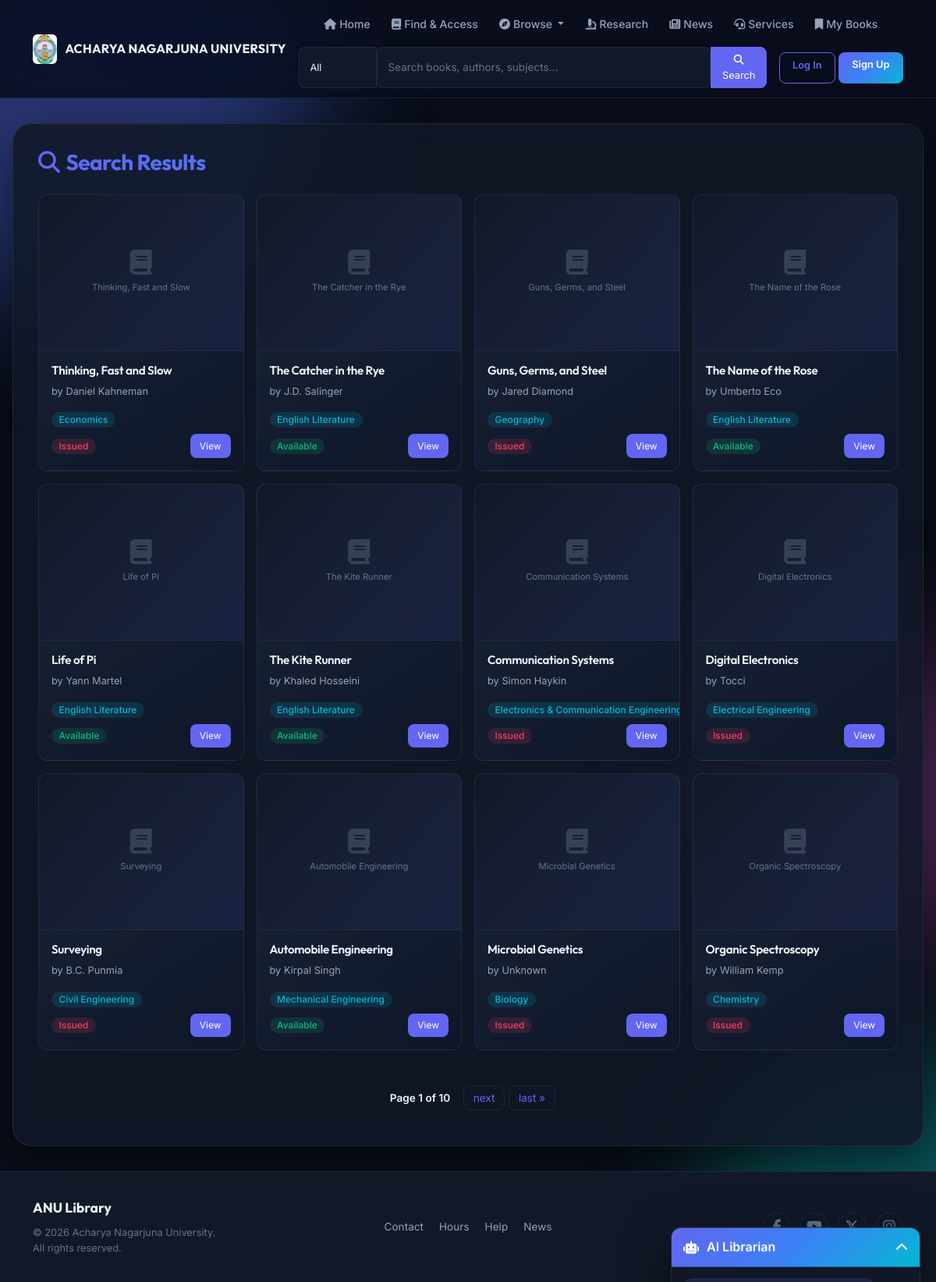
The app's page /search/ with its own data.
### portal/models.py (models this page shows, shortened)
class Book(models.Model):
    title = models.CharField(max_length=255, db_index=True)
    author = models.CharField(max_length=255, blank=True, db_index=True)
    department = models.ForeignKey(Department, on_delete=models.SET_NULL, null=True, blank=True, db_index=True)
    category = models.ForeignKey(BookCategory, on_delete=models.SET_NULL, null=True, blank=True, db_index=True)
    subject = models.CharField(max_length=255, blank=True, db_index=True)
    isbn = models.CharField(max_length=20, unique=True, blank=True, db_index=True)
    edition = models.CharField(max_length=50, blank=True)
    publication_year = models.PositiveIntegerField(null=True, blank=True)
    language = models.CharField(max_length=50, blank=True)
    book_type = models.CharField(max_length=50, blank=True)
    barcode = models.CharField(max_length=50, unique=True, null=True, blank=True)
    publisher = models.CharField(max_length=255, blank=True)
    shelf_no = models.CharField(max_length=50, blank=True)
    rack_number = models.CharField(max_length=50, blank=True)
    total_copies = models.PositiveIntegerField(default=1)
    available_copies = models.PositiveIntegerField(default=1)
    cover_image = models.ImageField(upload_to='book_covers/', blank=True, null=True)
    description = models.TextField(blank=True)
    is_trending = models.BooleanField(default=False)
    is_classic = models.BooleanField(default=False)
    is_romance = models.BooleanField(default=False)
    is_kids = models.BooleanField(default=False)
    is_thriller = models.BooleanField(default=False)
    created_at = models.DateTimeField(auto_now_add=True)

class Department(models.Model):
    name = models.CharField(max_length=100)
    code = models.CharField(max_length=10, unique=True, blank=True)
    description = models.TextField(blank=True)
    is_active = models.BooleanField(default=True)

### portal/views.py (the view)
# urls.py: path('search/', views.search_view, name='search'),
def search_view(request: HttpRequest):
    query = request.GET.get('q', '')
    if query:
        books = None
        if HAS_POSTGRES_SEARCH:
            try:
                vector = SearchVector('title', weight='A') + SearchVector('author', weight='B') + SearchVector('subject', weight='C')
                search_query = SearchQuery(query, search_type='plain')
                books = (
                    Book.objects
                    .annotate(search=vector, rank=SearchRank(vector, search_query))
                    .filter(rank__gte=0.01)
                    .order_by('-rank', '-created_at')
                )
                if not books.exists():
                    books = None
            except Exception:
                books = None
        if books is None:
            books = Book.objects.filter(
                Q(title__icontains=query) | Q(author__icontains=query) | Q(subject__icontains=query)
            ).order_by('-created_at')
    else:
        books = Book.objects.all().order_by('-created_at')
    paginator = Paginator(books, 12)
    page_number = request.GET.get('page')
    page_obj = paginator.get_page(page_number)
    context = {'page_obj': page_obj, 'results': page_obj.object_list, 'query': query}
    return render(request, 'portal/search_results.html', context)

### templates/portal/search_results.html (shortened to what this page needs)
{% extends 'portal/base.html' %}
{% block content %}
<div class="app-view">
  <div class="mb-4">
    <h1 style="font-size:1.75rem;background:var(--gradient-hero);-webkit-background-clip:text;-webkit-text-fill-color:transparent;background-clip:text;">
      <i class="fa-solid fa-search me-2"></i>Search Results
    </h1>
  </div>
  {% if results %}
  <div class="row g-3 search-results">
    {% for book in results %}
    <div class="col-lg-3 col-md-4 col-6">
      <div class="card h-100">
        {% if book.cover_image %}
          <img src="{{ book.cover_image.url }}" class="card-img-top" alt="{{ book.title }}">
        {% else %}
          <div class="card-img-top d-flex align-items-center justify-content-center"
               style="height:200px;background:linear-gradient(135deg, var(--bg-secondary), rgba(99,102,241,0.1));">
            <div class="text-center px-2">
              <i class="fa-solid fa-book fa-2x mb-2" style="color:var(--text-muted);opacity:0.4;"></i>
              <p style="font-size:0.7rem;color:var(--text-muted);margin:0;">{{ book.title|truncatechars:40 }}</p>
            </div>
          </div>
        {% endif %}
        <div class="card-body d-flex flex-column">
          <h5 class="card-title" style="font-size:0.95rem;">{{ book.title|truncatechars:45 }}</h5>
          <p class="card-text" style="font-size:0.8rem;">by {{ book.author|truncatechars:25 }}</p>
          {% if book.department %}
            <span class="badge bg-info mb-2" style="width:fit-content;">{{ book.department.name }}</span>
          {% endif %}
          <div class="mt-auto d-flex justify-content-between align-items-center">
            {% if book.available_copies > 0 %}
              <span class="badge bg-success">Available</span>
            {% else %}
              <span class="badge bg-danger">Issued</span>
            {% endif %}
            <a href="{% url 'book_detail' book.pk %}" class="book-btn">View</a>
          </div>
        </div>
      </div>
    </div>
    {% endfor %}
  </div>
  {% if page_obj.paginator.num_pages > 1 %}
  <div class="pagination">
    <span class="step-links">
      <span class="current">Page {{ page_obj.number }} of {{ page_obj.paginator.num_pages }}</span>
      {% if page_obj.has_next %}
        <a href="?q={{ query }}&page={{ page_obj.next_page_number }}">next</a>
        <a href="?q={{ query }}&page={{ page_obj.paginator.num_pages }}">last &raquo;</a>
      {% endif %}
    </span>
  </div>
  {% endif %}
  {% else %}
  <div class="text-center py-5">
    <i class="fa-solid fa-magnifying-glass fa-3x mb-3" style="color:var(--text-muted);opacity:0.3;"></i>
    <p class="text-muted">No results found{% if query %} for "{{ query }}"{% endif %}. Try a different search term.</p>
  </div>
  {% endif %}
</div>
{% endblock %}

### templates/portal/base.html (style rules this page uses)
:root { --bg-primary: #0a0e1a; --bg-secondary: #111827; --bg-card: rgba(17, 24, 39, 0.85); --bg-card-hover: rgba(30, 41, 59, 0.95); --bg-glass: rgba(15, 23, 42, 0.6); --text-primary: #f1f5f9; --text-secondary: #94a3b8; --text-muted: #64748b; --border-color: rgba(148, 163, 184, 0.12); --border-glow: rgba(99, 102, 241, 0.3); --accent-indigo: #6366f1; --accent-blue: #3b82f6; --accent-cyan: #06b6d4; --accent-emerald: #10b981; --accent-amber: #f59e0b; --accent-rose: #f43f5e; --accent-violet: #8b5cf6; --gradient-hero: linear-gradient(135deg, #6366f1 0%, #3b82f6 50%, #06b6d4 100%); --gradient-card: linear-gradient(145deg, rgba(30,41,59,0.8), rgba(15,23,42,0.9)); --gradient-surface: linear-gradient(180deg, rgba(17,24,39,0.95) 0%, rgba(10,14,26,1) 100%); --shadow-sm: 0 2px 8px rgba(0,0,0,0.3); --shadow-md: 0 8px 32px rgba(0,0,0,0.4); --shadow-lg: 0 20px 60px rgba(0,0,0,0.5); --shadow-glow: 0 0 40px rgba(99,102,241,0.15); --radius-sm: 8px; --radius-md: 12px; --radius-lg: 16px; --radius-xl: 24px; }
* { box-sizing: border-box; margin: 0; padding: 0; }
body { font-family: 'Inter', system-ui, -apple-system, sans-serif; min-height: 100vh; color: var(--text-primary); background: var(--bg-primary); overflow-x: hidden; line-height: 1.6; }
h1, h2, h3, h4, h5, h6 { font-family: 'Outfit', 'Inter', sans-serif; font-weight: 700; letter-spacing: -0.02em; }
.book-btn { padding: 0.35rem 0.75rem; font-size: 0.75rem; border-radius: var(--radius-sm); background: var(--accent-indigo); border: none; color: #fff; text-decoration: none; transition: all 0.2s; }
.pagination { display: flex; justify-content: center; align-items: center; gap: 0.5rem; margin-top: 2rem; padding: 1rem; }
.pagination a { color: var(--accent-indigo); text-decoration: none; padding: 0.45rem 0.75rem; border: 1px solid var(--border-color); border-radius: var(--radius-sm); transition: all 0.2s; font-size: 0.85rem; }
.pagination .current { font-weight: 600; color: var(--text-primary); padding: 0.45rem 0.75rem; font-size: 0.85rem; }
.search-results .card { background: var(--gradient-card) !important; border: 1px solid var(--border-color) !important; border-radius: var(--radius-md) !important; transition: all 0.3s; overflow: hidden; }
.search-results .card-img-top { height: 200px; object-fit: cover; border-bottom: 1px solid var(--border-color); }
.search-results .card-body { padding: 1rem; }
.search-results .card-title { color: var(--text-primary); font-weight: 600; }
.search-results .card-text { color: var(--text-secondary); }
.badge { font-size: 0.75rem; padding: 0.25rem 0.6rem; border-radius: 20px; font-weight: 500; }
.badge.bg-success { background: rgba(16,185,129,0.15) !important; color: var(--accent-emerald) !important; }
.badge.bg-danger { background: rgba(244,63,94,0.15) !important; color: var(--accent-rose) !important; }
.badge.bg-info { background: rgba(6,182,212,0.15) !important; color: var(--accent-cyan) !important; }
.card { background: var(--gradient-card); border: 1px solid var(--border-color); }
.card-body { color: var(--text-primary); }
.app-view { animation: fadeInUp 0.5s ease-out; }

### records on screen
Book: title "Thinking, Fast and Slow", author "Daniel Kahneman", department.name "Economics", available_copies "Issued"
Book: title "The Catcher in the Rye", author "J.D. Salinger", department.name "English Literature", available_copies "Available"
Book: title "Guns, Germs, and Steel", author "Jared Diamond", department.name "Geography", available_copies "Issued"
Book: title "The Name of the Rose", author "Umberto Eco", department.name "English Literature", available_copies "Available"
Book: title "Life of Pi", author "Yann Martel", department.name "English Literature", available_copies "Available"
Book: title "The Kite Runner", author "Khaled Hosseini", department.name "English Literature", available_copies "Available"
Book: title "Communication Systems", author "Simon Haykin", department.name "Electronics & Communication…", available_copies "Issued"
Book: title "Digital Electronics", author "Tocci", department.name "Electrical Engineering", available_copies "Issued"
Book: title "Surveying", author "B.C. Punmia", department.name "Civil Engineering", available_copies "Issued"
Book: title "Automobile Engineering", author "Kirpal Singh", department.name "Mechanical Engineering", available_copies "Available"
Book: title "Microbial Genetics", author "Unknown", department.name "Biology", available_copies "Issued"
Book: title "Organic Spectroscopy", author "William Kemp", department.name "Chemistry", available_copies "Issued"

### other values on screen
{{ page_obj.number }} "1"
{{ page_obj.paginator.num_pages }} "10"
